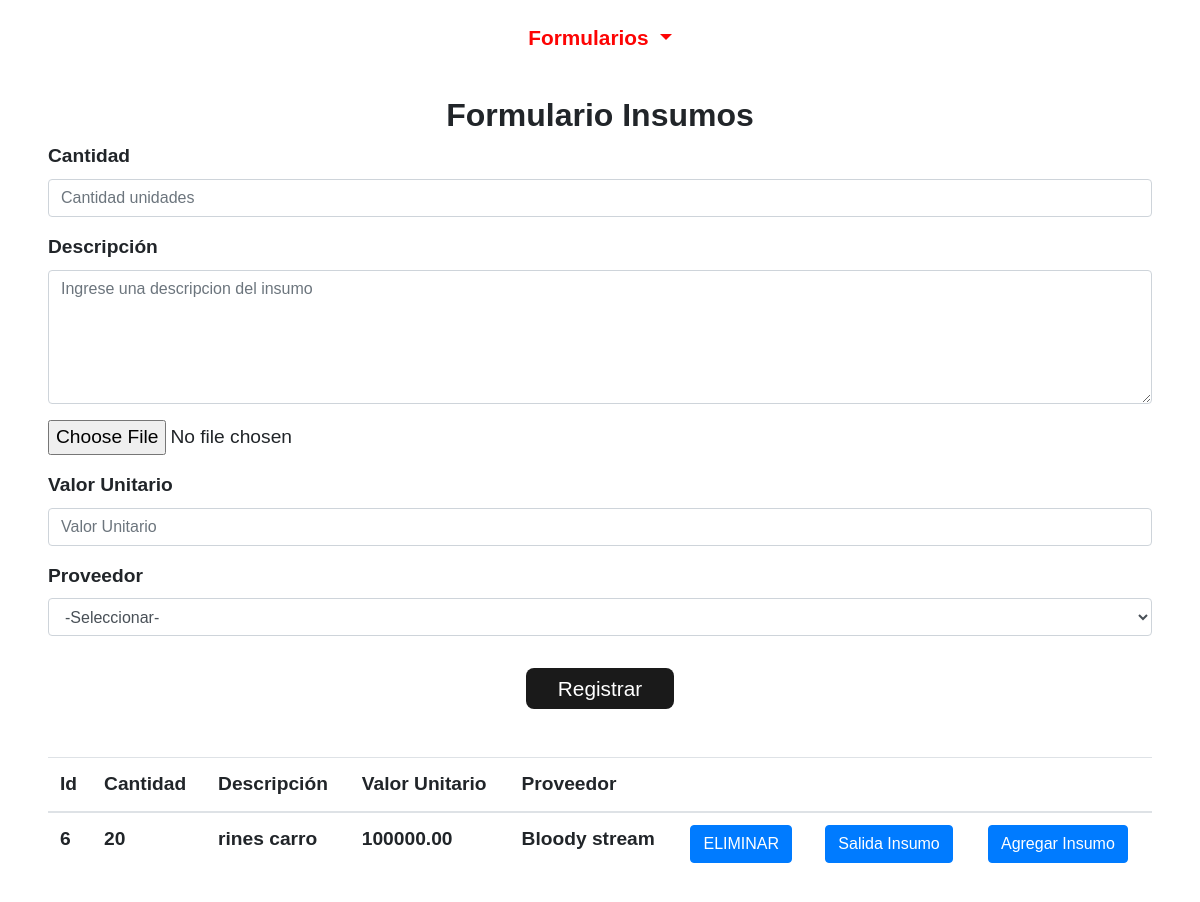
/Admin/insumos/form_insumo.php (signed in), run on an earlier commit of the app's database.
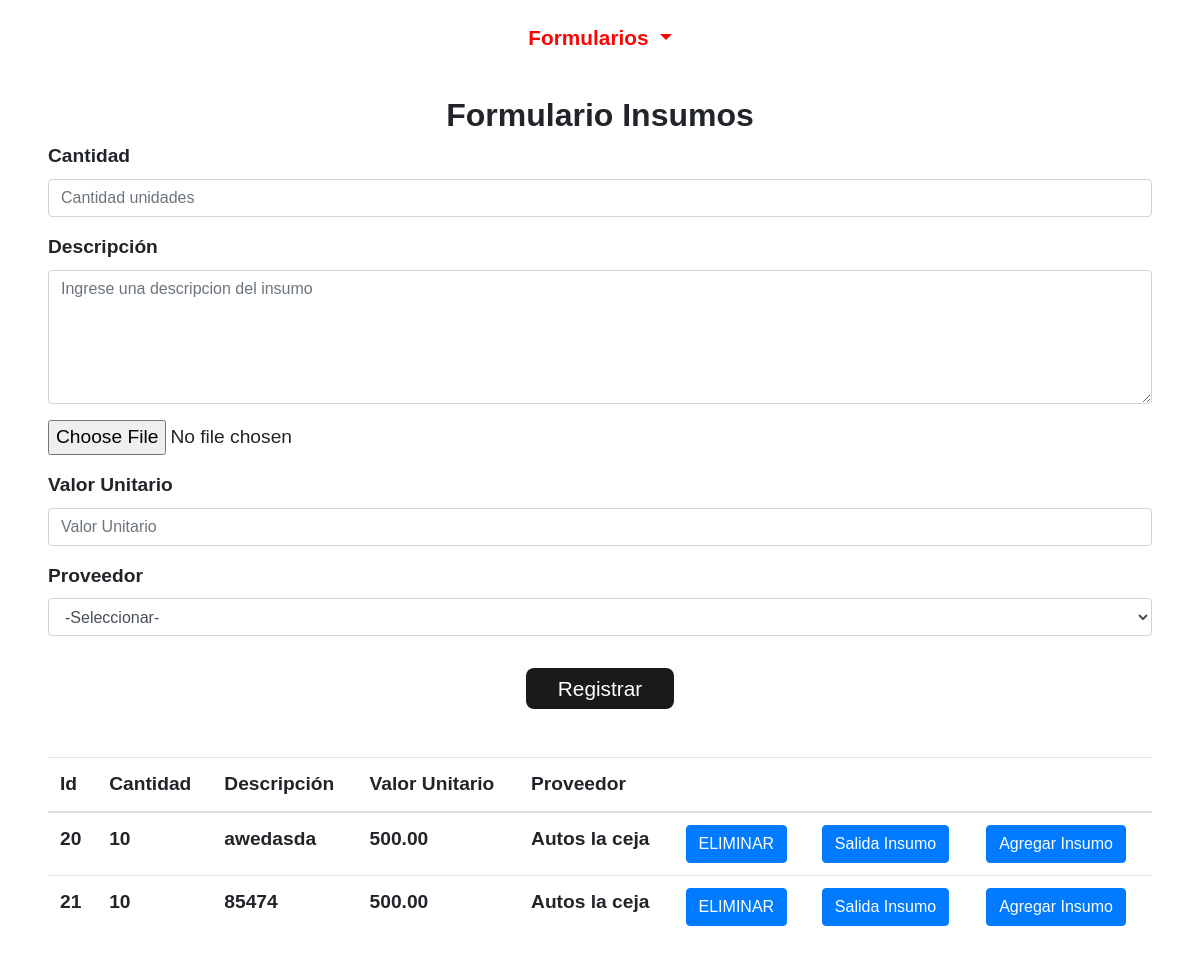
And on a later commit of the database.
### tables this page shows
CREATE TABLE `tblinsumo_repuesto` (
  `Id_Insumo` int(11) NOT NULL,
  `Cantidad` int(4) NOT NULL,
  `Descripcion` varchar(200) DEFAULT NULL,
  `Vlr_Unitario` float(8,2) NOT NULL,
  `Id_Proveedor` varchar(20) NOT NULL,
  `imagen` varchar(200) NOT NULL
);

CREATE TABLE `tblproveedores` (
  `Id_Proveedor` varchar(20) NOT NULL,
  `Nombre` varchar(50) NOT NULL,
  `Descripcion` varchar(50) NOT NULL,
  `Direccion` varchar(50) NOT NULL,
  `Telefono` varchar(50) NOT NULL,
  `Correo` varchar(50) NOT NULL,
  `Latitud` varchar(20) NOT NULL,
  `Longitud` varchar(20) NOT NULL,
  `imagen` varchar(100) NOT NULL
);

### Admin/insumos/form_Insumo.php (the view, shortened to what this page needs)
<?php
    include '../../conexion.php';
?>
    <!DOCTYPE html>
    <html lang="es">
    <head>
        <link rel="stylesheet" href="https://cdn.jsdelivr.net/npm/bootstrap@4.5.3/dist/css/bootstrap.min.css">
        <link rel="stylesheet" href="../../css/estilo.css">
        <link href="https://unpkg.com/ionicons@4.5.10-0/dist/css/ionicons.min.css" rel="stylesheet">
    </head>
    <body>
        <section class="fixed-top">
            <nav class="navbar navbar-expand-lg navbar-light bg-nav">
                <div class="col-12 btn-group btn-block text-center">
                    <button type="button" class="btn btn-invi dropdown-toggle" data-toggle="dropdown" data-display="static" aria-haspopup="true" aria-expanded="false">
                        Formularios
                    </button>
                </div>
            </nav>
        </section>
        <div class="container formularios col-12 mt-5 p-sm-5">
            <div class="stinky text-center">
                <h2>Formulario Insumos</h2>
            </div>
            <form action="ingresar_insumo.php" name="add_form" method="post" enctype="multipart/form-data">
                <div class="form-group">
                    <label>Cantidad</label>
                    <input type="text" class="form-control" id="cantidad" name="cantidad" placeholder="Cantidad unidades">
                </div>
                <div class="form-group">
                    <label>Descripción</label>
                    <textarea class="form-control" name="descripcion" id="descripcion" rows="5" placeholder="Ingrese una descripcion del insumo"></textarea>
                </div>
                <div class="form-group">
                    <input type="file" name="imagen" id="imagen" class="input-file" required>
                </div>
                <div class="form-group">
                    <label>Valor Unitario</label>
                    <input type="text" class="form-control" id="valorunitario" name="valorunitario" placeholder="Valor Unitario">
                </div>
                <div class="form-group">
                    <label>Proveedor</label>
                    <select class="form-control" name="proveedor" id="proveedor">
                        <option value="0" selected>-Seleccionar-</option>
                    </select>
                </div>
                <div class="form-group text-center mb-5">
                    <button type="submit" class="btn btn-color">Registrar</button>
                </div>
            </form>
            <div class="tabla-admin mt-4">
                <table class="table table-hover">
                    <thead class="thead">
                        <th>Id</th>
                        <th>Cantidad</th>
                        <th>Descripción</th>
                        <th>Valor Unitario</th>
                        <th>Proveedor</th>
                        <th></th>
                        <th></th>
                        <th></th>
                    </thead>
                    <?php
                        $sel = $conn ->query("SELECT `tblinsumo_repuesto`.`Id_Insumo`, `tblinsumo_repuesto`.`Cantidad`, `tblinsumo_repuesto`.`Descripcion`, `tblinsumo_repuesto`.`Vlr_Unitario`, `tblproveedores`.`Nombre`
                        FROM `tblinsumo_repuesto`
                            LEFT JOIN `tblproveedores` ON `tblinsumo_repuesto`.`Id_Proveedor` = `tblproveedores`.`Id_Proveedor`");
                        $cont=0;
                        while ($fila = $sel -> fetch_assoc()) {
                            $cont++;
                        ?>
                    <tr>
                        <td>
                            <?php echo $fila['Id_Insumo'] ?>
                        </td>
                        <td>
                            <?php echo $fila['Cantidad'] ?>
                        </td>
                        <td>
                            <?php echo $fila['Descripcion'] ?>
                        </td>
                        <td>
                            <?php echo $fila['Vlr_Unitario'] ?>
                        </td>
                        <td>
                            <?php echo $fila['Nombre'] ?>
                        </td>
                        <td><a href="#" onclick="preguntar(<?php echo $fila['Id_Insumo']?>)"><button type="button" class="btn btn-primary">ELIMINAR</button></a></td>
                        <td><button type="button" class="btn btn-primary" data-toggle="modal" data-target="#modal<?php echo $cont; ?>" id="ingresar">Salida Insumo</button></td>
                        <td><button type="button" class="btn btn-primary" data-toggle="modal" data-target="#modal2<?php echo $cont; ?>" id="ingresar">Agregar Insumo</button></td>
                    </tr>
                    <?php } ?>
                </table>
            </div>
        </div>
    </body>
    </html>

What changed in the data, as far as the page shows it:
removed tblinsumo_repuesto: Id_Insumo "6", Cantidad "20", Descripcion "rines carro", Vlr_Unitario "100000.00", Id_Proveedor.Nombre "Bloody stream"
added tblinsumo_repuesto: Id_Insumo "20", Cantidad "10", Descripcion "awedasda", Vlr_Unitario "500.00", Id_Proveedor.Nombre "Autos la ceja"
added tblinsumo_repuesto: Id_Insumo "21", Cantidad "10", Descripcion "85474", Vlr_Unitario "500.00", Id_Proveedor.Nombre "Autos la ceja"
